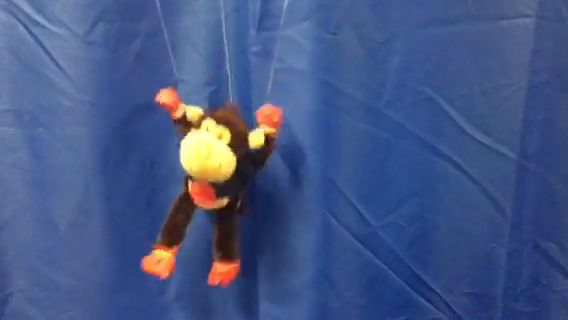
#> input picture frame 95 of monkey.mov, 568 x 320 px
$ python MotionCapture.py
#> lines starting #> are read from the running program, lines starting #| are printed output that depends on the picture; after the words box and inside, x2 and y2 are one past the last pixel; in counts of white or black regions, pixels touching at a corner belong together

# coding: utf-8

import sys
import os
import cv2
import numpy as np
import imageio
import math
import pickle
# Set file for motion detection.
path_to_video = './monkey.mov'

# Set red location range
ch_range = 50

print("Capturing")
# Capture Video and set it to cap
cap = cv2.VideoCapture(path_to_video)
# Check whether video is captured correctly
if not cap.isOpened():
    print('{} not opened'.format(path_to_video))
    sys.exit(1)
# Fetch video variables
time_length = int(cap.get(cv2.CAP_PROP_FRAME_COUNT))
frame_height = int(cap.get(cv2.CAP_PROP_FRAME_HEIGHT))
frame_width = int(cap.get(cv2.CAP_PROP_FRAME_WIDTH))

# Create output file
out = cv2.VideoWriter('JointRecognition.avi', cv2.VideoWriter_fourcc('M', 'J', 'P', 'G'), 10, (int(frame_width), int(frame_height)))
predict = cv2.VideoWriter('CorrectionAlgorythem.avi', cv2.VideoWriter_fourcc('M', 'J', 'P', 'G'), 10, (int(frame_width), int(frame_height)))

# prepare variables for correction array
pCenter = [100,100]
pPos = []

# snap distance
snapD = 40
# maximum movement for prediction
maxD = 30

gameReady = []

# Prep initial frame
prev_frame = None


# Create matrix for hand positions L hand, R hand, L foot, R foot, body
dotPos = [[] for time in range(time_length)]
frame_count = 0


previousPos = [0,0],[0,0],[0,0],[0,0],[0,0]
# Move through each frame
while(1):
    reture_flag, frame = cap.read()  # reture_flag=False when the video ends
#> frame is the input picture: shape (320, 568, 3); mean B, G, R 133.5, 86.8, 68.1
    if not reture_flag:
        print('Video Reach End')
        break

    frame2 = frame.copy()

    # peform position recognition
    # find red dots and group them into locations
    # Find center point of those locations
    # Find centerpoint of whole monkey
    # Predict positions of other sections
    # Make a probability on the 5 locations and predicted position
    # Match the locations with markers.
    # r = 2, g = 1, b = 0
    redGrouping = []
    for x in range(frame_width):
        for y in range(frame_height):
            if (frame[y][x][2] > 150 and frame[y][x][1] < 70) or (frame[y][x][2] > 230 and frame[y][x][1] < 110):

                # check if within range of existing saved group
                newGroup = True
                for group in redGrouping:

                    if math.sqrt((group[0][0]-x)**2+(group[0][1]-y)**2) < ch_range:
                        newGroup = False
                        group.append([x,y])
                        break
                if newGroup:
                    redGrouping.append([[x,y]])
    for i in range(len(redGrouping)):
        pointx = 0
        pointy = 0
        for point in redGrouping[i]:
            pointx += point[0]
            pointy += point[1]
        dotPos[frame_count].append([int(pointx/len(redGrouping[i])),int(pointy/len(redGrouping[i]))])
        cv2.circle(frame, (int(pointx/len(redGrouping[i])),int(pointy/len(redGrouping[i]))), ch_range//2, (0,0,255))
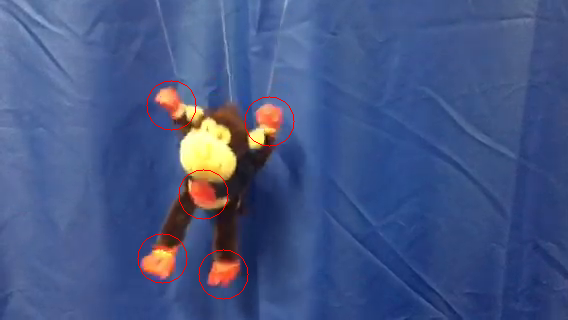
#> frame: shape (320, 568, 3); 0.39% of pixels changed, all inside (x1, y1, x2, y2) = (137, 80, 295, 300)
    print(str(frame_count) + " out of " + str(time_length))


    # prev_frame = np.uint8(prev_frame)
    frame = np.uint8(frame)
    #
    # Write video to file
    out.write(frame)

    # Find the corrected location

    # Remove excess lines
    if len(dotPos[frame_count]) < 2:
        break

    xmax = 0
    xmin = frame_width
    ymax = 0
    ymin = frame_height

    #Get the center of the monkey
    for point in dotPos[frame_count]:
        if point[0] > xmax:
            xmax = point[0]
        if point[0] < xmin:
            xmin = point[0]
        if point[1] > ymax:
            ymax = point[1]
        if point[1] > ymin:
            ymin = point[1]
    xcent = xmax - xmin
    ycent = ymax - ymin


    # Go through and find each position
    rl = [0,0]
    ll = [0,0]
    rh = [0,0]
    lh = [0,0]
    ct = [0,0]
    Pos = []

    # if 5 positions then all correct and find them
    if len(dotPos[frame_count]) == 5:
        # find bottom two:
        b2 = [[0,0],[0,0]]
        for point in dotPos[frame_count]:
            if b2[0][1] < point[1]:
                if b2[0][1] > b2[1][1]:
                    b2[1] = b2[0]
                b2[0] = point
            elif b2[1][1] < point[1]:
                b2[1] = point
        # find right and left leg
        if b2[0][0] > b2[1][0]:
            rl = b2[0]
            ll = b2[1]
        else:
            rl = b2[1]
            ll = b2[0]

        # find top 3
        t3 = []
        for point in dotPos[frame_count]:
            if point != b2[0] and point != b2[1]:
                t3.append(point)
        t3.sort(key=lambda x: x[0])
        lh = t3[0]
        ct = t3[1]
        rh = t3[2]
        Pos = [rl, ll, rh, lh, ct]

    # if not 5 positions, then predict and snap to close points
    else:

        # re-set center if it displaces too far
        if abs(pCenter[0] - xcent) > maxD:
            xcent = pCenter[0]
        if abs(pCenter[1] - ycent) > maxD:
            ycent = pCenter[1]

        predPos = []
        resPos = []
        for point in pPos:
            predPos = [point[0]-pCenter[0]+xcent,point[1]-pCenter[1]+ycent]
            notcircled = True
            for circle in dotPos[frame_count]:
                if math.sqrt((predPos[0]-circle[0])**2+(predPos[1]-circle[1])**2) < snapD:
                    Pos.append(circle)
                    notcircled = False
                    break
            if notcircled:
                Pos.append(predPos)


    # drawing coloured circles
    cv2.circle(frame2, (Pos[0][0],Pos[0][1]), ch_range//2, (255,0,50), 5)
    cv2.circle(frame2, (Pos[1][0],Pos[1][1]), ch_range//2, (255,0,200), 4)
    cv2.circle(frame2, (Pos[2][0],Pos[2][1]), ch_range//2, (50,255,0), 3)
    cv2.circle(frame2, (Pos[3][0],Pos[3][1]), ch_range//2, (150,255,0), 2)
    cv2.circle(frame2, (Pos[4][0],Pos[4][1]), ch_range//2, (0,0,255), 1)
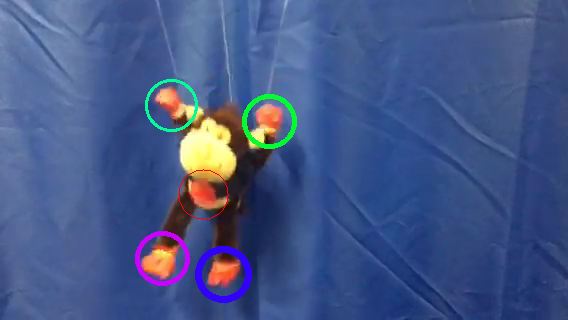
#> frame2: shape (320, 568, 3); mean B, G, R 134.7, 87.2, 68.2

    # record second Video
    predict.write(frame2)

    # Set previous
    pCenter = [xcent,ycent]
    pPos = Pos
    gameReady.append(Pos)

    if len(dotPos[frame_count]) != 5:
        name = "frame%d.jpg"%frame_count
        name2 = "frame%dCorrection.jpg"%frame_count
        cv2.imwrite(name, frame)
        cv2.imwrite(name2, frame2)

    frame_count += 1
    # prev_frame = frame
    # print(frame_count)
    #
    # Main Content - End

    #cv2.waitKey(30) - delay for 30 milliseconds and return a value to indicate whether this step is successful
    #0xff == ord('q') - out of scope of this course. Don't worry.
    if cv2.waitKey(30) & 0xff == ord('q'):
#> (key q is pressed here)
        break

# Save array

saving = np.array(gameReady)
np.save('SpaceBattles/positions', saving)
with open("SpaceBattles/positions.txt", "wb") as fp:
    pickle.dump(gameReady, fp, protocol=2)
# Securely release video and close windows
cap.release()
out.release()
predict.release()
cv2.destroyAllWindows()
